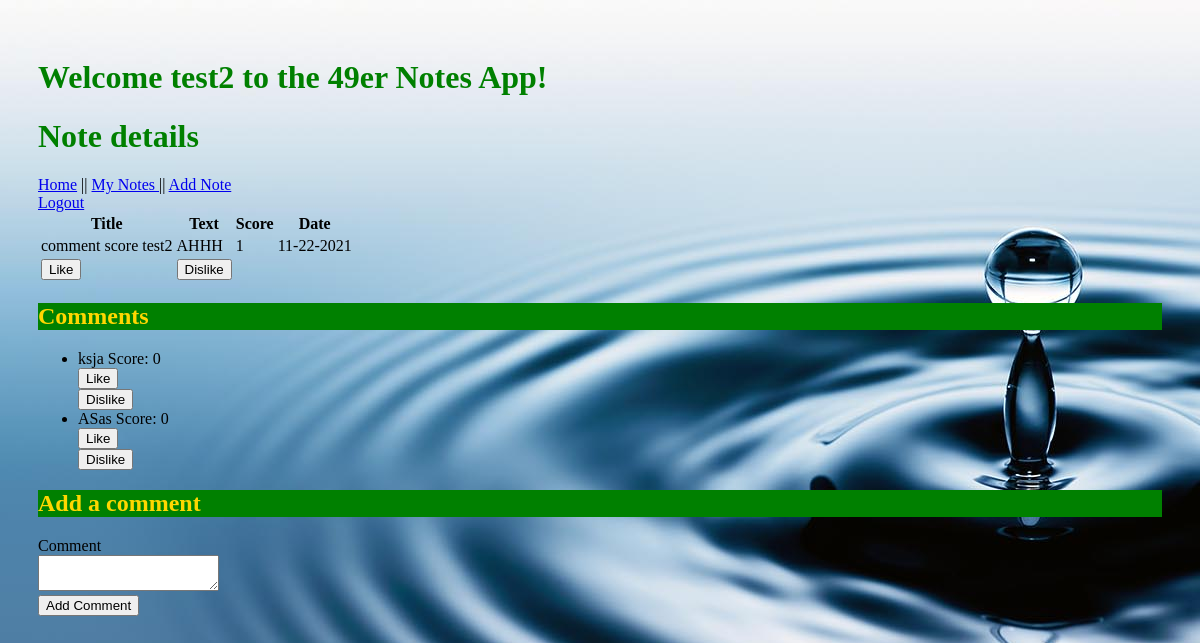
/notes/5 (signed in), run on the app's committed database.
### models.py (models this page shows, shortened)
class Note(db.Model):
    id = db.Column("id", db.Integer, primary_key=True)
    title = db.Column("title", db.String(200))
    text = db.Column("text", db.String(100))
    date = db.Column("date", db.String(50))
    score = db.Column("score", db.Integer)
    user_id = db.Column(db.Integer, db.ForeignKey("user.id"), nullable=False)
    comments = db.relationship("Comment", backref="note", cascade="all, delete-orphan", lazy=True)

class Comment(db.Model):
    id = db.Column(db.Integer, primary_key=True)
    date_posted = db.Column(db.DateTime, nullable=False)
    content = db.Column(db.VARCHAR, nullable=False)
    note_id = db.Column(db.Integer, db.ForeignKey("note.id"), nullable=False)
    user_id = db.Column(db.Integer, db.ForeignKey("user.id"), nullable=False)
    score = db.Column("score", db.Integer)

### Cooler.py (the view)
@app.route('/notes/<note_id>')
def get_note(note_id):
    if session.get('user'):
        my_note = db.session.query(Note).filter_by(id=note_id).one()  # , user_id=session['user_id']
        form = CommentForm()
        return render_template('note.html', note=my_note, user=session['user'], form=form)
    else:
        return redirect(url_for('login'))

### forms.py
class CommentForm(FlaskForm):
    class Meta:
        csrf = False
    comment = TextAreaField('Comment',validators=[Length(min=1)])
    submit = SubmitField('Add Comment')

### templates/note.html (shortened to what this page needs)
<!DOCTYPE html>
<html lang="en">
<head>
    <link rel="stylesheet" href="{{ url_for('static', filename='main.css') }}">
</head>
<body>
<h1>Welcome {{user}} to the 49er Notes App!</h1>
<h1>Note details</h1>
<table>
    <tr>
        <th>Title</th>
        <th>Text</th>
        <th>Score</th>
        <th>Date</th>
    </tr>
    <tr>
        <td>{{ note.title }}</td>
        <td>{{ note.text }}</td>
        <td>{{ note.score }}</td>
        <td>{{ note.date }}</td>
    </tr>
    <tr>
        <td>
            <form action="{{ url_for('like_note', note_id=note.id) }}" method="post">
                <input type="submit" value="Like">
            </form>
        </td>
        <td>
            <form action="{{ url_for('dislike_note', note_id=note.id) }}" method="post">
                <input type="submit" value="Dislike">
            </form>
        </td>
    </tr>
    <nav>
        <a href="{{ url_for('index') }}"> Home</a> ||
        <a href="{{url_for('get_notes') }}"> My Notes </a> ||
        <a href="{{ url_for('new_note') }}">Add Note</a>
    </nav>
    <nav>
        <a href="{{ url_for('logout')}}">Logout</a>
    </nav>
</table>
{% if note.comments %}
{% if note.comments|length > 0 %}
<h2>Comments</h2>
<ul>
    {% for comment in note.comments %}
    <li>{{ comment.content }}     Score: {{ comment.score }}
        <form action="{{ url_for('like_comment', note_id=note.id, comment_id=comment.id) }}" method="post">
            <input type="submit" value="Like">
        </form>
        <form action="{{ url_for('dislike_comment', note_id=note.id, comment_id=comment.id) }}" method="post">
            <input type="submit" value="Dislike">
        </form>
    </li>
    {% endfor %}
</ul>
{% endif %}
{% endif %}
<form action="{{ url_for('new_comment', note_id=note.id) }}" method="post">
    <div class="formwrapper">
        <h2 class="title">Add a comment</h2>
        <div class="form-field">
            {{ form.comment.label }} <br/> {{ form.comment }}
        </div>
        {{ form.submit }}
    </div>
</form>
</body>
</html>

### static/main.css (style rules this page uses)
body { padding: 30px 30px; background-image: url("water-update.jpg"); }
h1 { color:green; }
h2 { color:gold; background:green; }

### data on the page
Note: title "comment score test2", text "AHHH", score "1", date "11-22-2021"
Comment: content "ksja", score "0"
Comment: content "ASas", score "0"

### other printed values
{{ user }} "test2"
